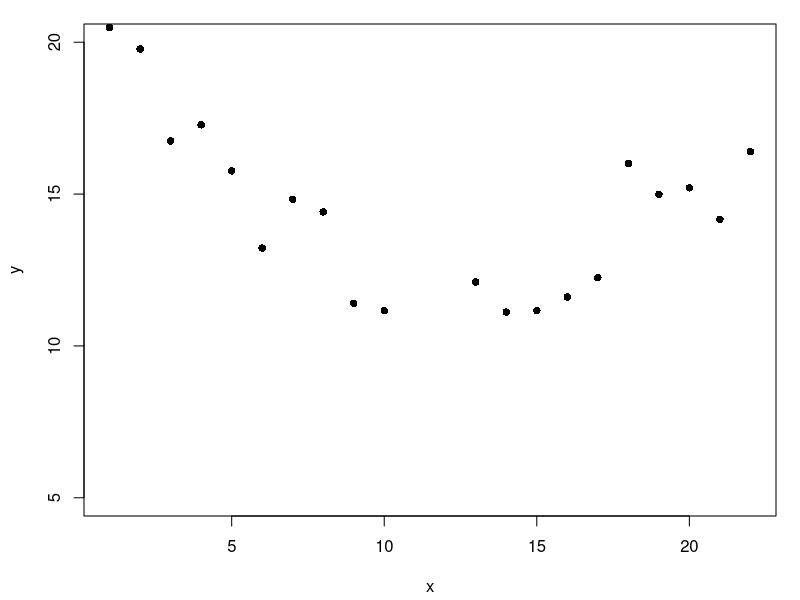
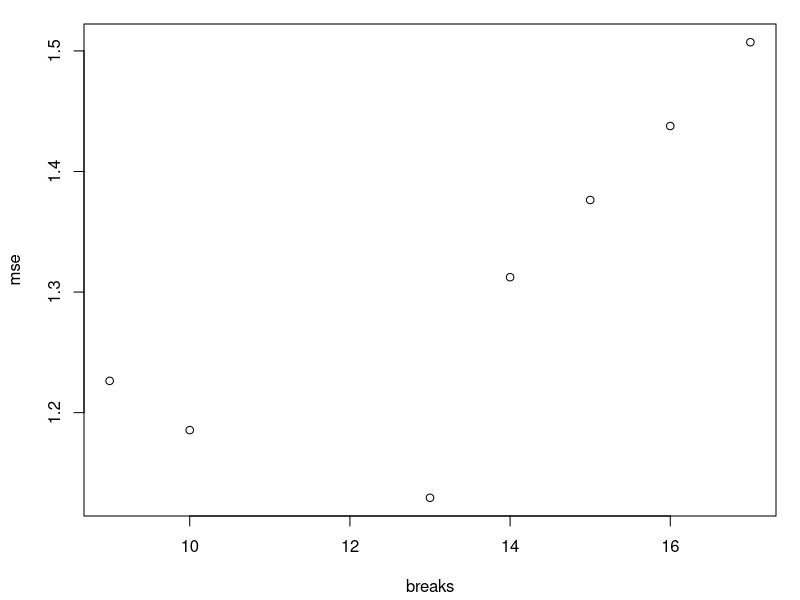
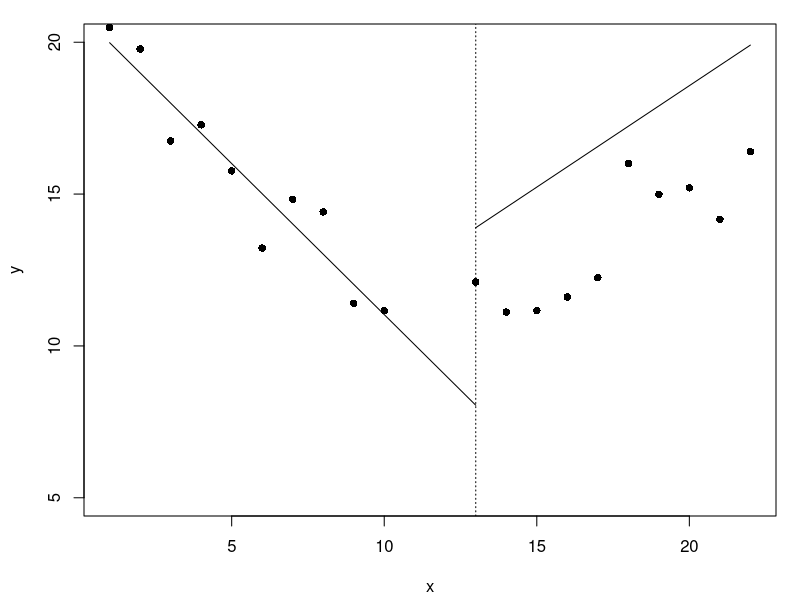
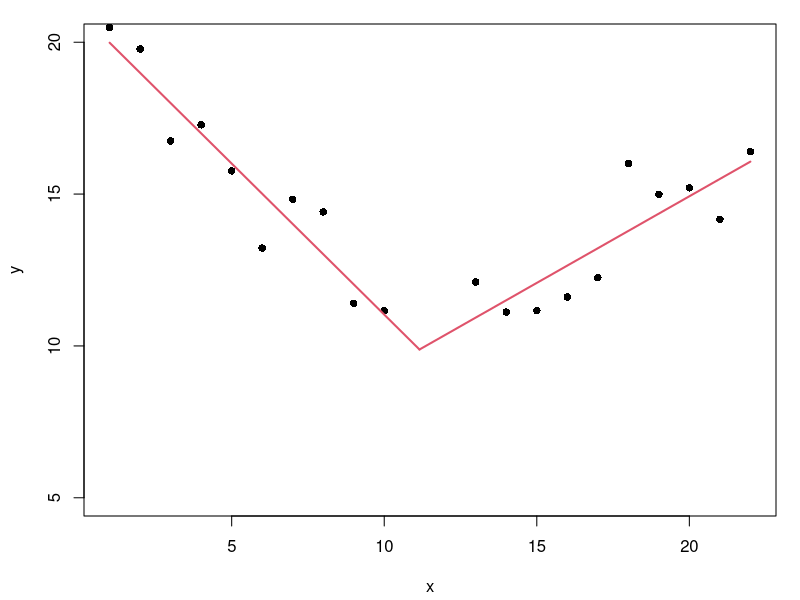

These figures' R source, in order:
## ---- chunk 1
x <- c(1:10, 13:22)
y <- numeric(20)
## Create first segment
y[1:10] <- 20:11 + rnorm(10, 0, 1.5)
## Create second segment
y[11:20] <- seq(11, 15, len=10) + rnorm(10, 0, 1.5)
## Plot it
par(mar=c(4,4,1,1)+0.2)
plot(x,y, ylim=c(5, 20), pch=16)
## ---- chunk 2
breaks <- x[which(x >= 9 & x <= 17)]

mse <- numeric(length(breaks))
for(i in 1:length(breaks)){
 piecewise1 <- lm(y ~ x*(x < breaks[i]) + x*(x>=breaks[i]))
 mse[i] <- summary(piecewise1)[6]
}
mse <- as.numeric(mse)
plot(breaks, mse)
## ---- chunk 3
break.point = breaks[which(mse==min(mse))]
paste("Break point is", break.point)

piecewise2 <- lm(y ~ x*(x < break.point) + x*(x > break.point))
summary(piecewise2)
## ---- chunk 4
cf <- coef(piecewise2)
plot(x,y, ylim=c(5, 20), pch=16)
curve((cf[1] + cf[3]) + (cf[2] + cf[5])*x, add=T, from=1, to=break.point)
curve((cf[1] - cf[4]) + cf[2]*x, add=T, from=break.point, to=max(x))
abline(v=break.point, lty=3)
## ---- chunk 5
library(segmented)
lin.mod <- lm(y~x)
segmented.mod <- segmented(lin.mod, seg.Z = ~x, psi=14)

summary(segmented.mod)
## ---- chunk 6
plot(x,y, pch=16, ylim=c(5,20))
plot(segmented.mod, add=T)
